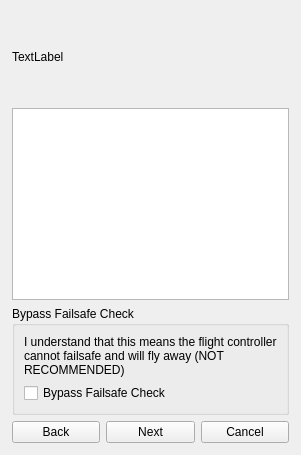
                <widget class="QWidget" name="wizard">
                 <layout class="QVBoxLayout" name="verticalLayout_5">
                  <property name="margin">
                   <number>12</number>
                  </property>
                  <item>
                   <widget class="QLabel" name="wzText">
                    <property name="sizePolicy">
                     <sizepolicy hsizetype="Preferred" vsizetype="Minimum">
                      <horstretch>0</horstretch>
                      <verstretch>0</verstretch>
                     </sizepolicy>
                    </property>
                    <property name="minimumSize">
                     <size>
                      <width>0</width>
                      <height>90</height>
                     </size>
                    </property>
                    <property name="text">
                     <string>TextLabel</string>
                    </property>
                    <property name="wordWrap">
                     <bool>true</bool>
                    </property>
                   </widget>
                  </item>
                  <item>
                   <layout class="QHBoxLayout" name="horizontalLayout_4">
                    <item>
                     <widget class="QGraphicsView" name="graphicsView"/>
                    </item>
                    <item>
                     <layout class="QVBoxLayout" name="checkBoxesLayout"/>
                    </item>
                   </layout>
                  </item>
                  <item>
                   <widget class="QGroupBox" name="bypassFailsafeGroup">
                    <property name="title">
                     <string>Bypass Failsafe Check</string>
                    </property>
                    <layout class="QVBoxLayout" name="verticalLayout_4">
                     <item>
                      <widget class="QLabel" name="label_2">
                       <property name="text">
                        <string>I understand that this means the flight controller cannot failsafe and will fly away (NOT RECOMMENDED)</string>
                       </property>
                       <property name="wordWrap">
                        <bool>true</bool>
                       </property>
                      </widget>
                     </item>
                     <item>
                      <widget class="QCheckBox" name="cbBypassFailsafe">
                       <property name="enabled">
                        <bool>true</bool>
                       </property>
                       <property name="text">
                        <string>Bypass Failsafe Check</string>
                       </property>
                      </widget>
                     </item>
                    </layout>
                   </widget>
                  </item>
                  <item>
                   <layout class="QHBoxLayout" name="horizontalLayout_3">
                    <item>
                     <widget class="QPushButton" name="wzBack">
                      <property name="text">
                       <string>Back</string>
                      </property>
                     </widget>
                    </item>
                    <item>
                     <widget class="QPushButton" name="wzNext">
                      <property name="text">
                       <string>Next</string>
                      </property>
                     </widget>
                    </item>
                    <item>
                     <widget class="QPushButton" name="wzCancel">
                      <property name="text">
                       <string>Cancel</string>
                      </property>
                     </widget>
                    </item>
                   </layout>
                  </item>
                 </layout>
                </widget>
